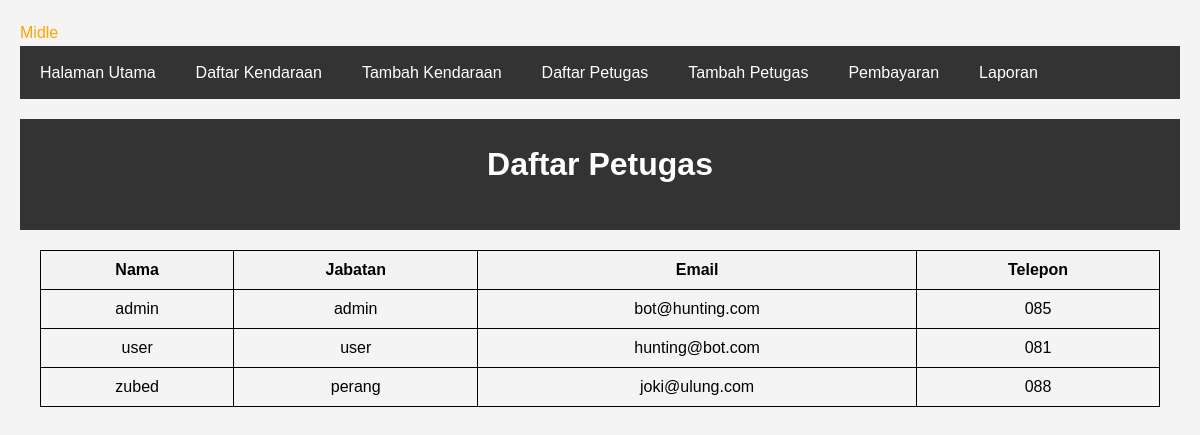
The app's page /daftar_petugas.php with its own data.
### tables this page shows
CREATE TABLE `petugas` (
  `id` int(11) NOT NULL,
  `nama` varchar(100) NOT NULL,
  `jabatan` varchar(100) NOT NULL,
  `email` varchar(100) NOT NULL,
  `telepon` varchar(20) DEFAULT NULL
);

### daftar_petugas.php (the view, shortened to what this page needs)
<?php
require_once('koneksi.php');
$sql = "SELECT * FROM petugas";
$result = $conn->query($sql);
?>
<!DOCTYPE html>
<html lang="en">
<head>
    <link rel="stylesheet" href="style.css">
</head>
<body>
    <?php include('navbar.php'); ?>
    <header>
        <h1>Daftar Petugas</h1>
    </header>
    <div class="container">
        <table>
            <tr>
                <th>Nama</th>
                <th>Jabatan</th>
                <th>Email</th>
                <th>Telepon</th>
            </tr>
            <?php
            if ($result->num_rows > 0) {
                while($row = $result->fetch_assoc()) {
                    echo "<tr>";
                    echo "<td>" . $row["nama"] . "</td>";
                    echo "<td>" . $row["jabatan"] . "</td>";
                    echo "<td>" . $row["email"] . "</td>";
                    echo "<td>" . $row["telepon"] . "</td>";
                    echo "</tr>";
                }
            } else {
                echo "<tr><td colspan='4'>Tidak ada data petugas</td></tr>";
            }
            ?>
        </table>
    </div>
</body>
</html>

### koneksi.php
<?php
$servername = "localhost";
$username = "root";
$password = "";
$database = "parkir_dishub";
$ping = shell_exec("ping -n 1 $servername");
if (strpos($ping, "TTL")) {
    $status_color = "green";
    $status_message = "Online";
} elseif (strpos($ping, "Request timed out")) {
    $status_color = "red";
    $status_message = "Offline";
} else {
    $status_color = "orange";
    $status_message = "Midle";
}
$conn = new mysqli($servername, $username, $password, $database);
if ($conn->connect_error) {
    echo "<span style='color: red;'>Koneksi gagal: " . $conn->connect_error . "</span>";
} else {
    echo "<span style='color: $status_color;'>$status_message</span>";
}
?>

### navbar.php (shortened to what this page needs)
<!DOCTYPE html>
<html lang="en">
<head>
</head>
<body>
    <nav>
        <a href="index.php">Halaman Utama</a>
        <a href="daftar_kendaraan.php">Daftar Kendaraan</a>
        <a href="tambah_kendaraan.php">Tambah Kendaraan</a>
        <a href="daftar_petugas.php">Daftar Petugas</a>
        <a href="tambah_petugas.php">Tambah Petugas</a>
        <a href="pembayaran.php">Pembayaran</a>
        <a href="laporan.php">Laporan</a>
    </nav>
</body>
</html>

### style.css (style rules this page uses)
* { margin: 0; padding: 0; box-sizing: border-box; }
body { font-family: Arial, sans-serif; line-height: 1.6; background-color: #f4f4f4; padding: 20px; }
.container { max-width: 1200px; margin: 0 auto; padding: 0 20px; }
h1, h2, h3 { margin-bottom: 20px; }
a { text-decoration: none; color: #333; }
header { background-color: #333; color: #fff; padding: 20px 0; text-align: center; }
nav { text-align: center; margin-bottom: 20px; }

### daftar_petugas.php (style rules this page uses)
.container { text-align: center; }
table { width: 100%; border-collapse: collapse; margin-top: 20px; }
table, th, td { border: 1px solid black; text-align: center; }
th, td { padding: 10px; }
th { background-color: #f2f2f2; }

### navbar.php (style rules this page uses)
nav { background-color: #333; overflow: hidden; }
nav a { float: left; display: block; color: white; text-align: center; padding: 14px 20px; text-decoration: none; }

### records on screen
petugas: nama "admin", jabatan "admin", email "bot@hunting.com", telepon "085"
petugas: nama "user", jabatan "user", email "hunting@bot.com", telepon "081"
petugas: nama "zubed", jabatan "perang", email "joki@ulung.com", telepon "088"

### other values on screen
$status_message "Midle"
